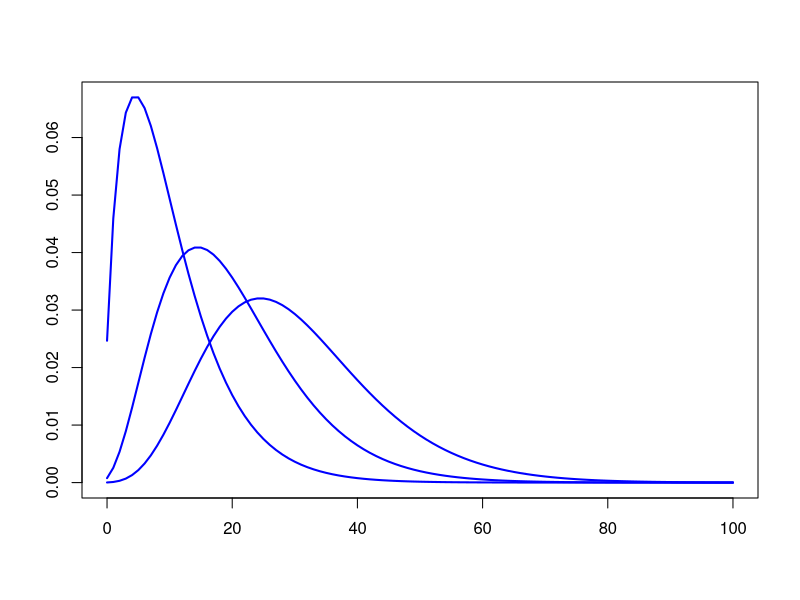
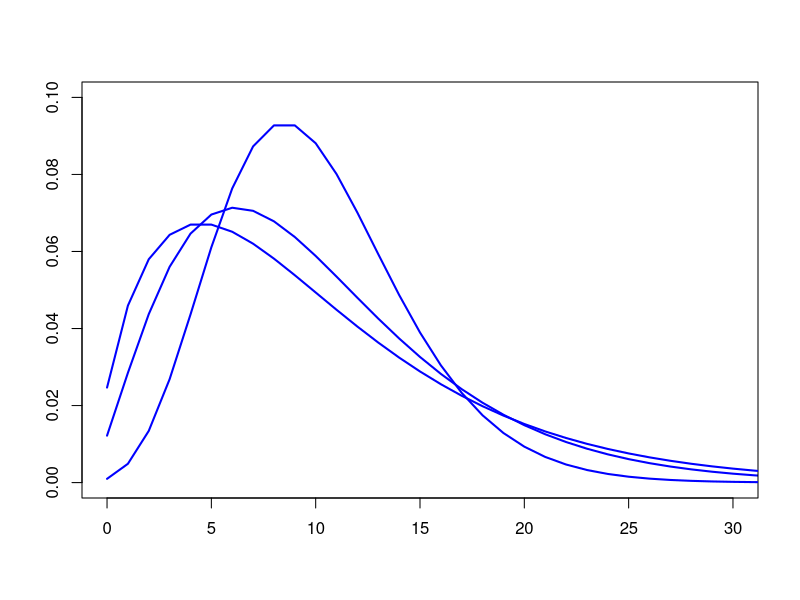

Reproduce these figures in R, in order.
# Close all plots and clear variables
graphics.off()
rm(list = ls(all = TRUE))

h   = 0.01
lam = seq(0, 1, h)
m   = 100
k   = seq(0, m, 1)
L1  = matrix(0, 1, m + 1)
L2  = L1
L3  = L1
L4  = L1
L5  = L1
L6  = L1

# Gamma pdfs with alpha = (2,4,6) and beta=5.
fp1 = dgamma(lam, 2, 0.05^(-1))
fp2 = dgamma(lam, 4, 0.05^(-1))
fp3 = dgamma(lam, 6, 0.05^(-1))

# Loss distribution with the Poisson model.
for (i in 1:(m + 1)) {
    L1[i] = sum(dpois(k[i], m * lam) * fp1 * h)
    L2[i] = sum(dpois(k[i], m * lam) * fp2 * h)
    L3[i] = sum(dpois(k[i], m * lam) * fp3 * h)
}

plot(k, L1, type = "l", col = "blue", lwd = 2, xlab = "", ylab = "")
lines(k, L2, col = "blue", lwd = 2)
lines(k, L3, col = "blue", lwd = 2)

# Gamma pdfs with alpha = (3,2,10) and beta=(3.33,5,1).
fp4 = dgamma(lam, 3, 0.0333^(-1))
fp5 = dgamma(lam, 2, 0.05^(-1))
fp6 = dgamma(lam, 10, 0.01^(-1))

for (i in 1:(m + 1)) {
    L4[i] = sum(dpois(k[i], m * lam) * fp4 * h)
    L5[i] = sum(dpois(k[i], m * lam) * fp5 * h)
    L6[i] = sum(dpois(k[i], m * lam) * fp6 * h)
}

dev.new()
plot(k, L4, type = "l", xlim = c(0, 30), ylim = c(0, 0.1), col = "blue", lwd = 2, 
    xlab = "", ylab = "")
lines(k, L5, col = "blue", lwd = 2)
lines(k, L6, col = "blue", lwd = 2) 
